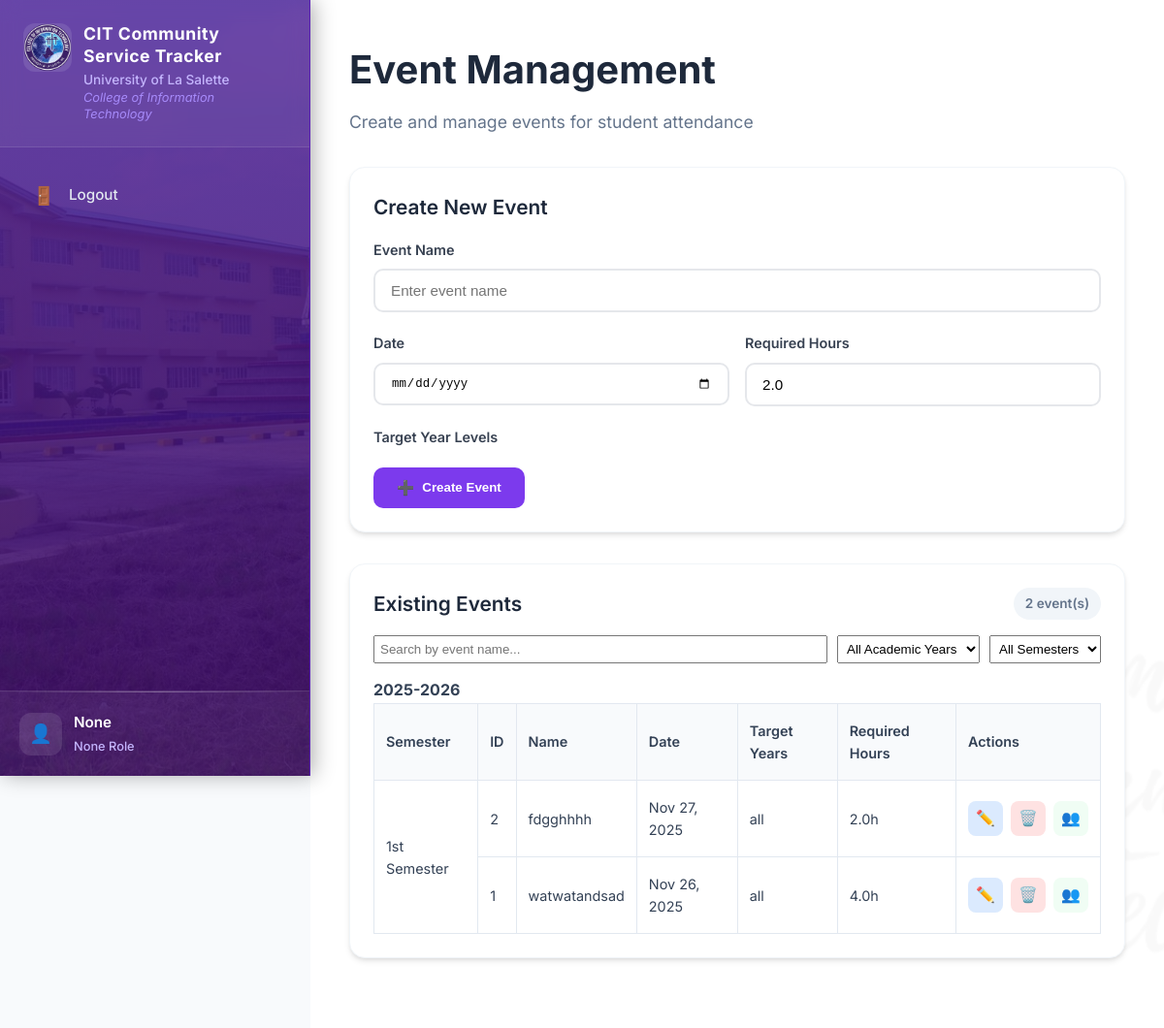
Before: /events with the older database file.
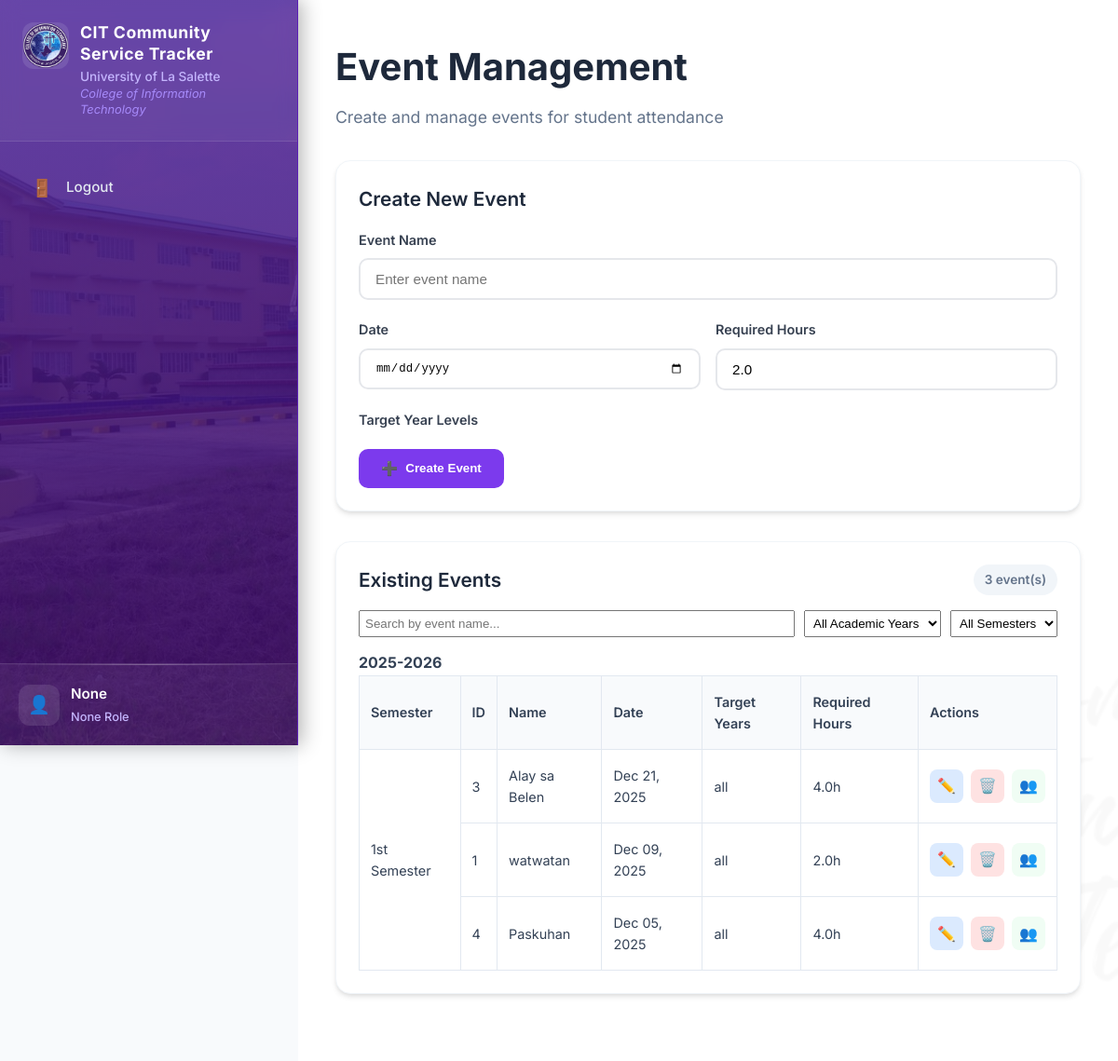
After: the same page with the newer database file.
### models.py (models this page shows, shortened)
class AcademicYear(db.Model):
    id = db.Column(db.Integer, primary_key=True)
    year = db.Column(db.String(20), unique=True, nullable=False)
    status = db.Column(db.String(20), nullable=False, default="active")
    created_at = db.Column(db.DateTime, default=datetime.utcnow)
    semesters = db.relationship("Semester", backref="academic_year", cascade="all, delete-orphan")
    year_levels = db.relationship("YearLevel", backref="academic_year", cascade="all, delete-orphan")

class Event(db.Model):
    id = db.Column(db.Integer, primary_key=True)
    name = db.Column(db.String(255), nullable=False)
    date = db.Column(db.Date, nullable=False)
    required_hours = db.Column(db.Float, default=2.0, nullable=False)
    target_years = db.Column(db.String(255), nullable=False)   # CSV of YearLevel IDs or "all"
    semester_id = db.Column(db.Integer, db.ForeignKey("semester.id"), nullable=True)
    semester = db.relationship("Semester", backref="events")
    created_at = db.Column(db.DateTime, default=datetime.utcnow)
    attendance = db.relationship("EventAttendance", backref="event", cascade="all, delete-orphan")

### routes.py (the view)
@app.route("/events")
def events():
    search = request.args.get("search", "").strip()
    ay_filter = request.args.get("academic_year")
    sem_filter = request.args.get("semester")
    query = Event.query.join(Semester, isouter=True).join(AcademicYear, isouter=True)
    if search:
        query = query.filter(Event.name.ilike(f"%{search}%"))
    if ay_filter:
        query = query.filter(AcademicYear.id == int(ay_filter))
    if sem_filter:
        query = query.filter(Semester.name == sem_filter)
    events_list = query.order_by(Event.date.desc()).all()
    year_levels = YearLevel.query.order_by(YearLevel.level, YearLevel.section).all()
    academic_years = AcademicYear.query.order_by(AcademicYear.year.desc()).all()
    return render_template("events.html", events=events_list, year_levels=year_levels, academic_years=academic_years)

### templates/events.html (shortened to what this page needs)
{% extends "base.html" %}
{% block content %}
<link rel="stylesheet" href="{{ url_for('static', filename='css/event.css') }}">
<div class="dashboard-header">
    <h1>Event Management</h1>
    <p class="subtitle">Create and manage events for student attendance</p>
</div>
<div class="content-card">
    <div class="card-header">
        <h3>Create New Event</h3>
    </div>
    <div class="card-content">
        <form method="post" action="{{ url_for('add_event') }}" class="event-form">
            <div class="form-group">
                <label>Event Name</label>
                <input type="text" name="name" required placeholder="Enter event name">
            </div>
            <div class="form-row">
                <div class="form-group">
                    <label>Date</label>
                    <input type="date" name="date" required>
                </div>
                <div class="form-group">
                    <label>Required Hours</label>
                    <input type="number" step="0.1" name="required_hours" value="2.0" required min="0.1">
                </div>
            </div>
            <div class="form-group">
                <label>Target Year Levels</label>
            </div>
            <button type="submit" class="btn-primary">
                <span class="btn-icon">➕</span>
                Create Event
            </button>
        </form>
    </div>
</div>
<div class="content-card">
    <div class="card-header">
        <h3>Existing Events</h3>
        <span class="event-count">{{ events|length }} event(s)</span>
    </div>
    <div class="card-content">
        <div class="filter-form" style="margin-bottom: 15px; display: flex; gap: 10px; flex-wrap: wrap;">
            <input type="text" id="searchInput" placeholder="Search by event name..." style="padding: 5px;">
            <select id="yearFilter" style="padding: 5px;">
                <option value="">All Academic Years</option>
            </select>
            <select id="semesterFilter" style="padding: 5px;">
                <option value="">All Semesters</option>
            </select>
        </div>
        {% set events_by_ay = {} %}
        {% for event in events %}
            {% set ay = event.semester.academic_year if event.semester else None %}
            {% if ay %}
                {% if events_by_ay[ay.year] is not defined %}
                    {% set _ = events_by_ay.update({ay.year: {'1st Semester': [], '2nd Semester': []}}) %}
                {% endif %}
                {% set _ = events_by_ay[ay.year][event.semester.name].append(event) %}
            {% endif %}
        {% endfor %}
        <div id="eventsTableWrapper">
            {% if events_by_ay %}
                {% for ay, sems in events_by_ay.items() %}
                <h4 class="ay-header">{{ ay }}</h4>
                <table class="events-table">
                    <thead>
                        <tr>
                            <th>Semester</th>
                            <th>ID</th>
                            <th>Name</th>
                            <th>Date</th>
                            <th>Target Years</th>
                            <th>Required Hours</th>
                            <th>Actions</th>
                        </tr>
                    </thead>
                    <tbody>
                        {% for sem_name, sem_events in sems.items() %}
                            {% for event in sem_events %}
                            <tr class="event-row" data-name="{{ event.name|lower }}" data-ay="{{ ay }}" data-semester="{{ sem_name }}">
                                {% if loop.first %}
                                <td rowspan="{{ sem_events|length }}">{{ sem_name }}</td>
                                {% endif %}
                                <td>{{ event.id }}</td>
                                <td>{{ event.name }}</td>
                                <td>{{ event.date.strftime('%b %d, %Y') }}</td>
                                <td>{{ event.target_years }}</td>
                                <td>{{ event.required_hours }}h</td>
                                <td>
                                    <div class="action-buttons">
                                        <a href="{{ url_for('edit_event', event_id=event.id) }}" class="btn-edit" title="Edit Event">
                                            <span class="btn-icon">✏️</span>
                                        </a>
                                        <a href="{{ url_for('delete_event', event_id=event.id) }}" class="btn-delete" title="Delete Event" onclick="return confirm('Are you sure you want to delete this event?')">
                                            <span class="btn-icon">🗑️</span>
                                        </a>
                                        <a href="{{ url_for('event_attendance', event_id=event.id) }}" class="btn-attendance" title="View Attendance">
                                            <span class="btn-icon">👥</span>
                                        </a>
                                    </div>
                                </td>
                            </tr>
                            {% endfor %}
                        {% endfor %}
                    </tbody>
                </table>
                {% endfor %}
            {% else %}
            <div class="empty-state">
                <span class="empty-icon">📅</span>
                <p>No events created yet.</p>
                <p class="subtext">Create your first event using the form above.</p>
            </div>
            {% endif %}
        </div>
    </div>
</div>
{% endblock %}

### templates/base.html (shortened to what this page needs)
<!DOCTYPE html>
<html lang="en">
<head>
    <link rel="stylesheet" href="{{ url_for('static', filename='css/dashboard.css') }}">
    <link href="https://cdn.jsdelivr.net/npm/fullcalendar@6.1.9/main.min.css" rel="stylesheet">
</head>
<body>
    <div class="container">
<aside class="sidebar">
    <div class="sidebar-header">
        <div class="logo">
            <div class="logo-icon">
                <img src="{{ url_for('static', filename='imgs/cit_logo.png') }}" alt="Logo">
            </div>
            <div class="logo-text">
                <div class="logo-main">CIT Community Service Tracker</div>
                <div class="logo-subtitle">University of La Salette</div>
                <div class="logo-department">College of Information Technology</div>
            </div>
        </div>
    </div>
    <nav>
        <a href="{{ url_for('logout') }}">
            <span class="nav-icon">🚪</span>
            <span class="nav-text">Logout</span>
        </a>
    </nav>
    <div class="user-info">
        <div class="user-avatar">👤</div>
        <div class="user-details">
            <div class="user-name">{{ session.get('username') }}</div>
            <div class="user-role">{{ session.get('role') }} Role</div>
        </div>
    </div>
</aside>
        <main class="main-content">
            {% block content %}{% endblock %}
        </main>
    </div>
</body>
</html>

### static/css/dashboard.css (style rules this page uses)
* { margin: 0; padding: 0; box-sizing: border-box; }
body, html { font-family: 'Inter', sans-serif; background-color: #f8fafc; height: 100%; color: #334155; line-height: 1.6; }
.container { display: flex; min-height: 100vh; }
.sidebar { width: 320px; background: linear-gradient(180deg, rgba(76, 29, 149, 0.85), rgba(59, 7, 100, 0.85)), url('/static/imgs/lasalette.jpg') no-repeat center center; background-size: cover; color: #fff; display: flex; flex-direction: column; padding: 0; box-shadow: 4px 0 20px rgba(0, 0, 0, 0.3); position: fixed; height: 100vh; z-index: 1000; border-right: 1px solid #5b21b6; }
.sidebar-header { padding: 24px; background: rgba(255, 255, 255, 0.05); backdrop-filter: blur(10px); border-bottom: 1px solid rgba(255, 255, 255, 0.1); }
.logo { display: flex; align-items: flex-start; gap: 12px; }
.logo-icon img { width: 100%; height: 100%; object-fit: contain; }
.logo-icon { font-size: 2em; background: rgba(255, 255, 255, 0.1); border-radius: 12px; width: 50px; height: 50px; display: flex; align-items: center; justify-content: center; flex-shrink: 0; }
.logo-text { flex: 1; }
.logo-main { font-size: 1.1em; font-weight: 700; color: #fff; line-height: 1.3; margin-bottom: 4px; letter-spacing: 0.5px; }
.logo-subtitle { font-size: 0.85em; color: #c4b5fd; font-weight: 500; line-height: 1.3; margin-bottom: 2px; }
.logo-department { font-size: 0.8em; color: #a78bfa; font-weight: 400; line-height: 1.3; font-style: italic; }
.sidebar nav { flex: 1; display: flex; flex-direction: column; gap: 4px; padding: 20px 16px; }
.sidebar nav a { text-decoration: none; color: #e2e8f0; padding: 14px 16px; border-radius: 10px; display: flex; align-items: center; gap: 14px; transition: all 0.3s cubic-bezier(0.4, 0, 0.2, 1); font-weight: 500; font-size: 0.95em; border: 1px solid transparent; position: relative; overflow: hidden; }
.sidebar nav a::before { content: ''; position: absolute; top: 0; left: -100%; width: 100%; height: 100%; background: linear-gradient(90deg, transparent, rgba(255, 255, 255, 0.1), transparent); transition: left 0.6s ease; }
.nav-icon { font-size: 1.2em; width: 24px; text-align: center; flex-shrink: 0; transition: transform 0.3s ease; }
.nav-text { flex: 1; }
.user-info { margin-top: auto; padding: 20px; background: rgba(255, 255, 255, 0.05); border-top: 1px solid rgba(255, 255, 255, 0.1); display: flex; align-items: center; gap: 12px; position: relative; overflow: hidden; }
.user-info::before { content: ''; position: absolute; top: 0; left: 0; right: 0; height: 1px; background: linear-gradient(90deg, transparent, rgba(255, 255, 255, 0.3), transparent); }
.user-avatar { width: 44px; height: 44px; background: rgba(255, 255, 255, 0.1); border-radius: 12px; display: flex; align-items: center; justify-content: center; font-size: 1.2em; flex-shrink: 0; transition: all 0.3s ease; }
.user-details { flex: 1; }
.user-name { font-weight: 600; color: #fff; font-size: 0.95em; margin-bottom: 2px; }
.user-role { color: #c4b5fd; font-size: 0.8em; font-weight: 500; }
.main-content { flex: 1; padding: 40px; margin-left: 320px; min-height: 100vh; position: relative; z-index: 1; background: linear-gradient(rgba(255,255,255,0.75), rgba(255,255,255,0.75)), url('/static/imgs/watermark.png') no-repeat center center; background-size: cover; }
.main-content::before { content: ""; position: absolute; bottom: 20px; right: 20px; width: 450px; height: auto; background: url('/static/imgs/watermark.png') no-repeat bottom right; background-size: contain; opacity: 0.9; pointer-events: none; z-index: 0; }
.dashboard-header { margin-bottom: 32px; }
.dashboard-header h1 { font-size: 2.5em; font-weight: 700; color: #1e293b; margin-bottom: 8px; }
.dashboard-header .subtitle { color: #64748b; font-size: 1.1em; font-weight: 400; }
.content-card { background: #fff; border-radius: 16px; box-shadow: 0 4px 6px -1px rgba(0, 0, 0, 0.1), 0 2px 4px -1px rgba(0, 0, 0, 0.06); border: 1px solid #f1f5f9; overflow: hidden; }
.card-header { padding: 24px 24px 0; display: flex; justify-content: space-between; align-items: center; margin-bottom: 16px; }
.card-header h3 { font-size: 1.3em; font-weight: 600; color: #1e293b; flex: 1; }
.card-content { padding: 0 24px 24px; }

Changed rows visible on the page:
removed Event: sem_name "1st Semester", id "2", name "fdgghhhh", date "Nov 27, 2025", target_years "all", required_hours "2.0"
added Event: sem_name "1st Semester", id "3", name "Alay sa Belen", date "Dec 21, 2025", target_years "all", required_hours "4.0"
changed Event id 1: name "watwatandsad" → "watwatan"; date "Nov 26, 2025" → "Dec 09, 2025"; required_hours "4.0" → "2.0"
added Event: id "4", name "Paskuhan", date "Dec 05, 2025", target_years "all", required_hours "4.0"
Other visible differences:
{{ events|length }}: "2" → "3"
